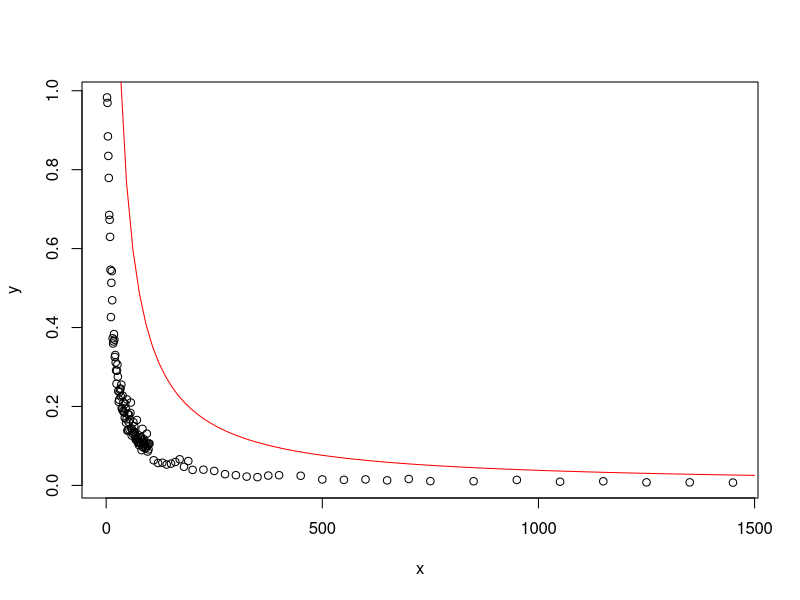
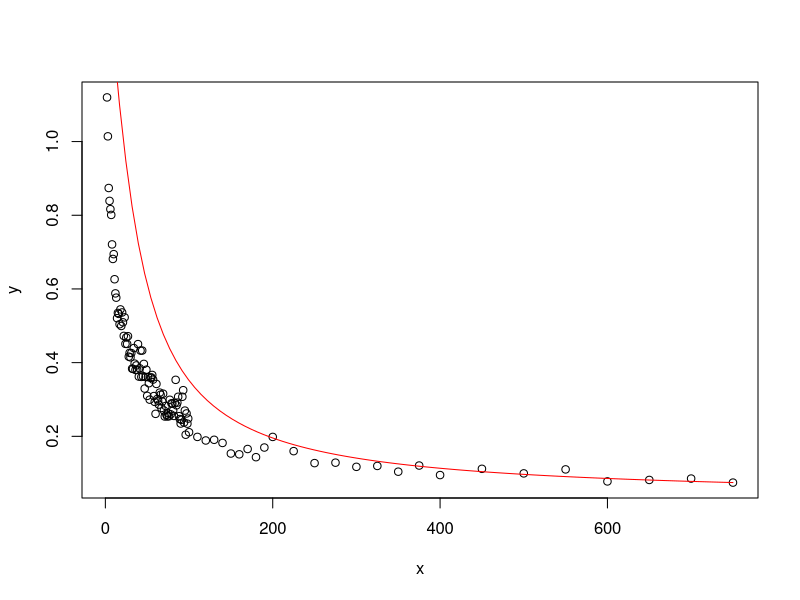
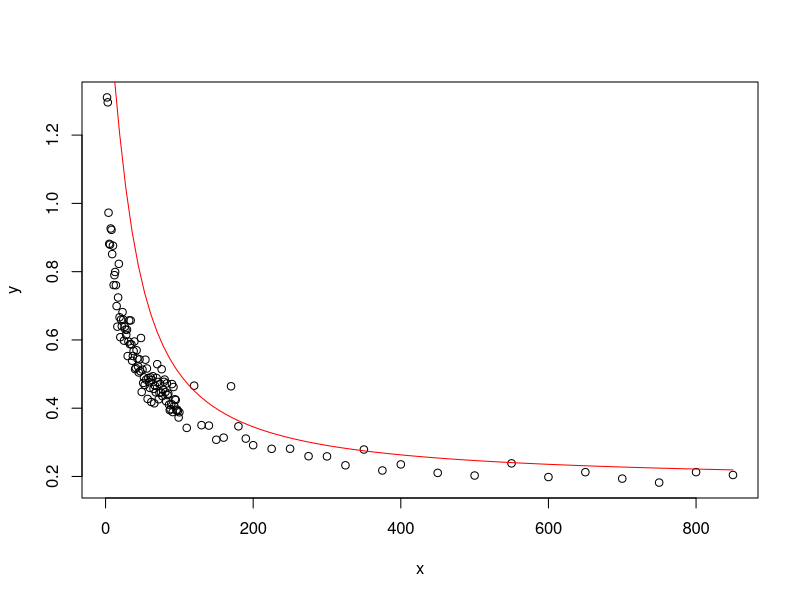
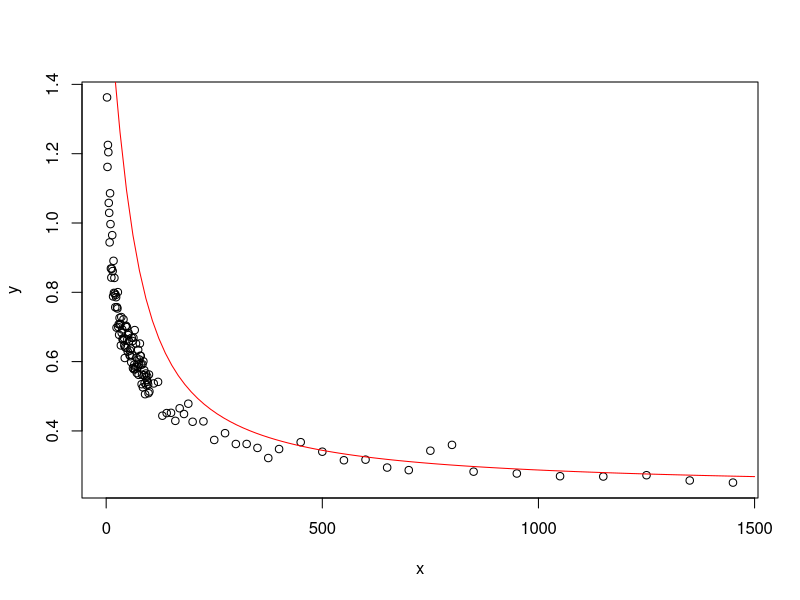

Source code (R) for these figures, in order:
# Fitting model to observed max edge weights for first type of graph (d=0)
y = c(0.9831007917563264, 0.9692405303629782, 0.8843941125395819, 0.8348587617574983, 0.7791016752198318, 0.6852705877458957, 0.6730483234904724, 0.6297615588019577, 0.5464310343953279, 0.42653602168411997, 0.5133180124367267, 0.5429038700727361, 0.4690979468455304, 0.37274092208718634, 0.35960750836750643, 0.3647420071334305, 0.38347148332983194, 0.3693035274958677, 0.3254148249995754, 0.3305181288724812, 0.31146574498198987, 0.29138136918419555, 0.2574859599153887, 0.2907167476757794, 0.3062611864765936, 0.27536923386161816, 0.23877839580321225, 0.21172031599399244, 0.21724396584461658, 0.23624622635220882, 0.2431086459716898, 0.2454791114662287, 0.22518718170988095, 0.2554209335982083, 0.19669032780598783, 0.19274129753500246, 0.22768551682576932, 0.1885607893143071, 0.2102312878555691, 0.18601618355568839, 0.18417524332963886, 0.17154675160871402, 0.2065143698129449, 0.19445327934333456, 0.1588900281482616, 0.16751273082432427, 0.21780623545574884, 0.13866703732528263, 0.1814772006609342, 0.13989276110744986, 0.16077335682612803, 0.17869598791060315, 0.14133362331354082, 0.16743265287147502, 0.1838307070708708, 0.2100711598080941, 0.14470666531019893, 0.12644276920527142, 0.1414232052972556, 0.13633643369821424, 0.13037079638888993, 0.16006823648695745, 0.1362157460451514, 0.15027619671230463, 0.13462181019298702, 0.12813892305787766, 0.11712369655789323, 0.12394615665022635, 0.11452291502483825, 0.16570634013500019, 0.11450870795210777, 0.12064516155665972, 0.10775744147627797, 0.11037603530418338, 0.10211034770172422, 0.10712664810127215, 0.11955658818738135, 0.11063231186697686, 0.12278821803472662, 0.1216988858315382, 0.0892946924194159, 0.1136106400570851, 0.14326010013784907, 0.09673559760491857, 0.10092761919850857, 0.10547805326909021, 0.11650101077357722, 0.09492005961148497, 0.10312111392473233, 0.10938640165942426, 0.09433411685720994, 0.10647420298150934, 0.13106569285248304, 0.09993926960654409, 0.08576573960116007, 0.10454403668586498, 0.09121750119683592, 0.10594005578133114, 0.10613441824514103, 0.06368580298744786, 0.056796903887560424, 0.057443386066231006, 0.05287954257656702, 0.05511082572222015, 0.059335672552883634, 0.06622186522847828, 0.04722234785235313, 0.061737348130159186, 0.03928616075356639, 0.03985265674034222, 0.03668050138746648, 0.028492579234033255, 0.025927388104958315, 0.022317453089408468, 0.020931925329259915, 0.024950889661277897, 0.025807454639600547, 0.02448010935497069, 0.015117678156709613, 0.01418520232056153, 0.015167868319477584, 0.012716726458669725, 0.01625089851544581, 0.010831167150078258, 0.010570839196747617, 0.013935343366322184, 0.009369600435876091, 0.010447126648767235, 0.007750711290901546, 0.00773747573472372, 0.007147372536474128)
x = c(seq(2,100),seq(110,200,10),seq(225,400,25),seq(450,750,50),seq(850,1450,100))
plot(x,y)
curve((3/pi)*(atan(-x/20)+pi/2)*2,from=2, to =1500,col='red',add=TRUE)

# Second type of graph (d=2)
y = c(1.119833705164146, 1.0141809076871375, 0.87394852449284466, 0.83897184065661135, 0.81649231725539684, 0.80091661709193218, 0.7208732512396423, 0.68139324340447061, 0.69441890464127576, 0.62633265150794049, 0.58793949761175235, 0.57632498303158941, 0.52061371973304216, 0.53497022210994183, 0.53226140468796856, 0.50423170534980588, 0.54444407464772737, 0.49948214158428228, 0.53621953944220391, 0.5094385107753221, 0.47253755168747569, 0.5228177551684956, 0.45093518760358048, 0.46827302137086391, 0.45063962457176326, 0.47176571275965962, 0.41622288966787785, 0.42648122476079536, 0.41436896694504993, 0.42607437973254814, 0.38365213188373198, 0.38309125898447299, 0.43947375373924974, 0.39730657964783417, 0.38007612048734601, 0.39243049841456623, 0.38051534003138815, 0.45026850574723076, 0.36212851737592194, 0.38462852274873177, 0.43269305156018589, 0.36123361248868335, 0.43274279162917384, 0.36283035065838304, 0.39655651049192264, 0.32960633020545488, 0.36095932968474997, 0.38078511751721389, 0.30978912914326673, 0.3607002340426666, 0.34406339445245004, 0.29953915784990026, 0.3588547151962827, 0.35994256452748735, 0.3665752750609943, 0.35398670641550622, 0.30926231441774771, 0.29345744832370846, 0.26099682287492093, 0.34218255548279375, 0.3013414592113991, 0.2969166283320912, 0.2860290179170259, 0.31864947133230564, 0.31284804133898403, 0.27691494694055957, 0.29431594561711039, 0.31569085764612886, 0.27005567964581251, 0.25380306808205089, 0.28238242198205549, 0.25848625138234971, 0.25395597583793383, 0.26229358336432612, 0.25438778339494855, 0.29920356494847439, 0.25980344047828036, 0.28953457748489131, 0.28883313711216019, 0.27007154065354805, 0.25537726103367153, 0.29061227025409503, 0.35329614884685057, 0.28413435678969173, 0.29145412199403053, 0.30731584258164829, 0.25470846249528933, 0.24685967518343552, 0.23473066114737282, 0.24488709530837546, 0.307375457188659, 0.32520890295795801, 0.23757663422360054, 0.26980274176637115, 0.204355758615206, 0.26204731130636194, 0.23431956763298853, 0.24817739040689127, 0.21112076960585577, 0.1984161296939605, 0.18870815941688837, 0.19056810270395524, 0.18202150980325002, 0.15329637571206201, 0.15114040114423083, 0.16557659944161554, 0.1433895168979194, 0.16960321575410442, 0.19837332139122218, 0.1597741113103566, 0.1272988340123791, 0.12849177169730372, 0.11718400534805093, 0.11961879577064846, 0.10402480000451995, 0.12070738333526745, 0.094843453573712752, 0.11181253861646562, 0.09940172196128895, 0.11023533501524861, 0.077633741466496042, 0.081603679021870837, 0.085327758494708736, 0.074411802153497672)
x = c(seq(2,100),seq(110,200,10),seq(225,400,25),seq(450,750,50))
plot(x,y)
curve((3/pi)*(atan(-x/35)+pi/2)+0.03,from=2, to =750, add=TRUE,col='red')
#(8/math.pi)*(math.atan(-n/20)+math.pi/2)+.01

# d=3
y = c(1.3104568077599292,  1.2960019856950018,  0.97268212277548172,  0.88146318339971963,  0.87916524948726804,  0.92650249079844227,  0.9224422989624993,  0.85140236533358649,  0.87604651468852901,  0.76072125913859412,  0.78974493308170346,  0.7989951900260619,  0.76032626987121177,  0.69918558639381101,  0.63895248896975365,  0.7242888702076512,  0.82292939318966773,  0.66647680270532839,  0.60800121906008764,  0.65967244718685392,  0.64017852825173394,  0.68146482377887829,  0.65953159192069621,  0.59785309077401072,  0.63851049239627089,  0.63022150856205161,  0.61468581936159228,  0.63000735856467094,  0.55268412056071559,  0.5953678530179346,  0.65723124728841065,  0.58761374759128371,  0.65708039764870596,  0.58701176921760889,  0.53902898780247632,  0.5530444210536849,  0.56739337495325393,  0.59541947766593573,  0.51448719819946465,  0.51800999235726697,  0.56978493530292496,  0.54554209591162728,  0.52249078677583682,  0.50458715971408064,  0.54306459555136377,  0.50845508155988672,  0.60565228019784667,  0.44758725715245867,  0.51294325751642567,  0.47390696124317783,  0.49034760481048212,  0.46816665084117443,  0.54213931379458513,  0.48382684644215052,  0.51633475900725379,  0.42721699859175216,  0.48852212322162442,  0.47600209217508882,  0.45950204267391948,  0.49025969508167466,  0.41824923871188269,  0.48270399743262637,  0.49369833663151053,  0.45657271281027878,  0.41434892735091167,  0.46573956953198453,  0.44670758402260696,  0.48859604136677415,  0.5289806757716824,  0.47698681051132263,  0.42604094442692181,  0.44504247685911175,  0.4715307782635389,  0.44632016519800394,  0.51425313553403895,  0.43534549523900401,  0.45450700382015935,  0.47738255662518786,  0.48392283542031278,  0.44714571409021864,  0.42036658778414837,  0.47266202681090563,  0.43845069395282504,  0.44264841042055636,  0.41034051750270412,  0.39420099859973989,  0.39724123354121332,  0.41272806110433935,  0.47072330180220345,  0.38869262282112937,  0.46208858405352859,  0.40696203328282315,  0.4262442520846137,  0.42404486984748768,  0.39322371789178923,  0.39589065895632086,  0.39156813786932815,  0.37273616216802036,  0.38803321813735331,  0.34234031913012292,  0.46598151442762531,  0.3502838408487175,  0.34905183427691694,  0.30764807509845266,  0.31380079988659132,  0.46427325888586757,  0.34690145451884957,  0.31097916036156337,  0.29165922059729998,  0.2810451222885767,  0.28123152954255115,  0.25947162609653834,  0.25887544021350967,  0.23274936880189964,  0.27893298653055715,  0.21761090196087052,  0.23536187810161943,  0.21052621101617078,  0.20280291160814565,  0.23844380977251686,  0.19833177311787317,  0.21266781058939505,  0.1937752140484689,  0.18210141028243579,  0.21278547139692519,  0.20442263347096695)
x = c(seq(2,100),seq(110,200,10),seq(225,400,25),seq(450,800,50),850)
plot(x,y)
curve((3/pi)*(atan(-x/35)+pi/2)+0.18,from=2, to =850, add=TRUE,col='red')
#(3/math.pi)*(math.atan(-n/30)+math.pi/2)+0.2

# d=4
y = c(1.3623999943096077,  1.1617563050287578,  1.2252551078403016,  1.2043285653654714,  1.057945709743879,  1.029249454059633,  0.9440538346256815,  1.0857876366975532,  0.9967768735663418,  0.8688243866906811,  0.8424583553486714,  0.8678079356093211,  0.9649370541521209,  0.8612709631925248,  0.7881871637482761,  0.8908470375624575,  0.7983729236202697,  0.8415154508116393,  0.796359159930147,  0.7568727223658389,  0.7922147716730282,  0.7859091355461252,  0.6980187809043443,  0.7570820186118677,  0.7532294379189703,  0.8004645552034882,  0.6999896706499948,  0.7076975046510259,  0.6773379224684363,  0.726108956155274,  0.7070227308556356,  0.709177471341532,  0.646843784635105,  0.7286200967886971,  0.6828036322295219,  0.6928564023145918,  0.6652778067196801,  0.6616722246702986,  0.7219216245330925,  0.6686178685737282,  0.6465806975342523,  0.610451146119986,  0.6413208905039294,  0.7015244305195385,  0.7034936369071714,  0.6393644955066025,  0.6995208418498772,  0.6642409605291857,  0.6289494286959197,  0.6766363231074238,  0.6820644073988197,  0.65913079211318,  0.6189894766709467,  0.6320355960548174,  0.6155913028953948,  0.6375461102594715,  0.598396308961786,  0.6689197180006458,  0.6190434693268944,  0.659443237124435,  0.5814697880987149,  0.6688568418105552,  0.5779297601225964,  0.5913975953339566,  0.6909747158547698,  0.5777932048471658,  0.5848949304311695,  0.6521227338525113,  0.6111249231684507,  0.5669354941243757,  0.5938072173259688,  0.5837720931372669,  0.6341036220937615,  0.5618740084174291,  0.5920612011535388,  0.6059690026283564,  0.65223638493747,  0.61707208668865,  0.6160097102774978,  0.590886346783272,  0.534859419791627,  0.5624558564435123,  0.592323466241921,  0.5257361828422317,  0.6008533474051537,  0.5608058458529184,  0.5753748284393821,  0.5386122343888748,  0.5060036138682176,  0.5566729107662097,  0.5657361475254079,  0.531862088169925,  0.5470980518008619,  0.5570507014652597,  0.5420286399273838,  0.5337027399051918,  0.5089129291770869,  0.5627928098811738,  0.513735196608676,  0.5370015703004648,  0.5415474103657683,  0.4439009134241017,  0.45152086652583945,  0.45223212819566366,  0.42907839940505943,  0.4653417398798133,  0.448855975118535,  0.4785686345138382,  0.4264532119135993,  0.4275088299382416,  0.3739513235952939,  0.3935231573800421,  0.36230638254681524,  0.3623831196589083,  0.350984463291304,  0.32179011240588673,  0.34772074886583376,  0.3675513913587197,  0.3400581567708263,  0.31537697336700643,  0.3170752345984526,  0.2942969535135717,  0.2868576112079498,  0.342931275540651,  0.3597092799596416,  0.28250149649728135,  0.27712276076988673,  0.2692979469820896,  0.2684421650359422,  0.2722244006948904,  0.2570146669873562,  0.25091622329386887)
x = c(seq(2,100),seq(110,200,10),seq(225,400,25),seq(450,800,50),seq(850,1450,100))
plot(x,y)
curve((3/pi)*(atan(-x/60)+pi/2)+0.23,from=2, to =1500, add=TRUE,col='red')
#(3/math.pi)*(math.atan(-n/30)+math.pi/2)+2.0

